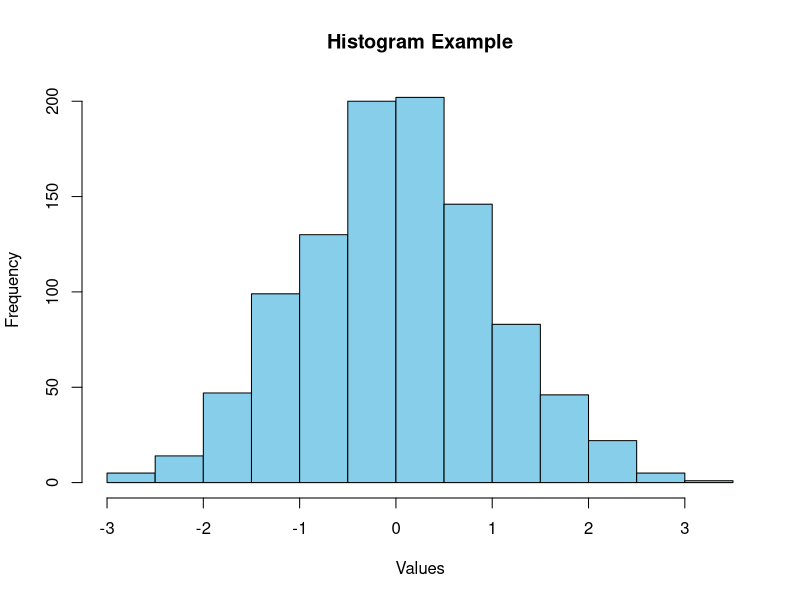
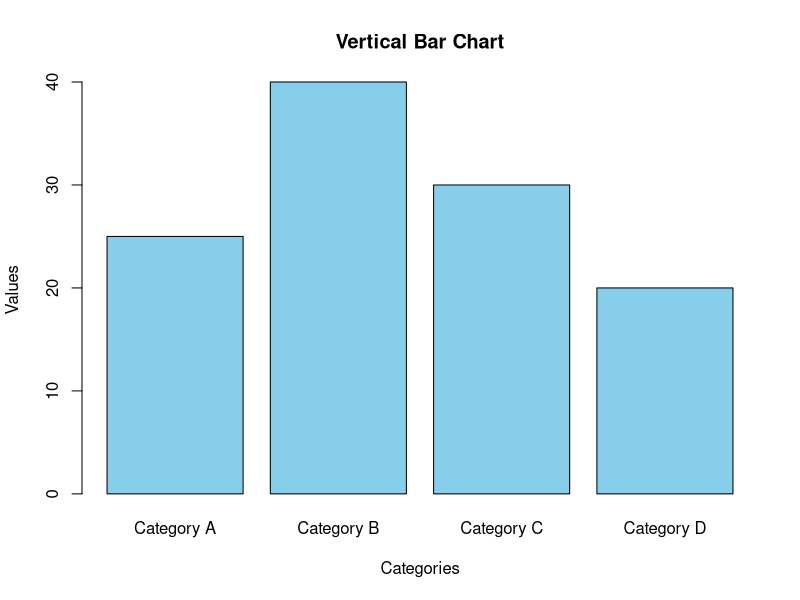
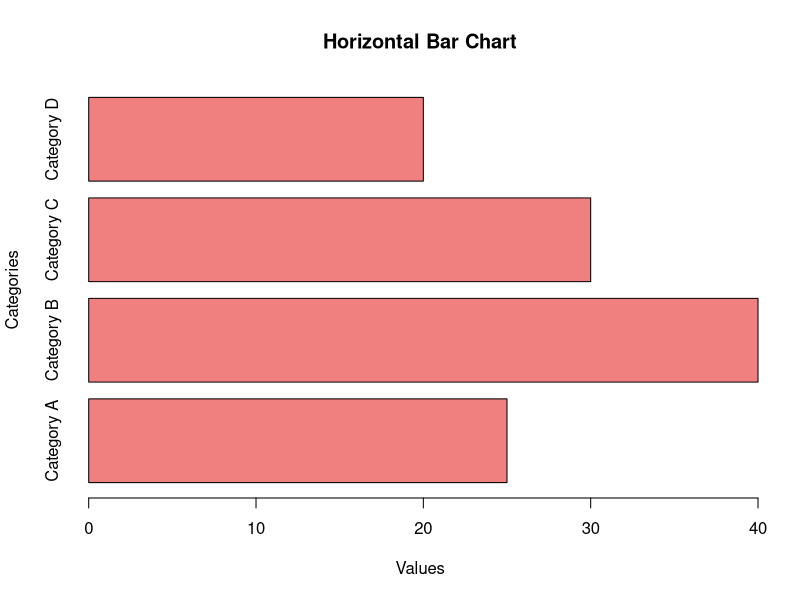
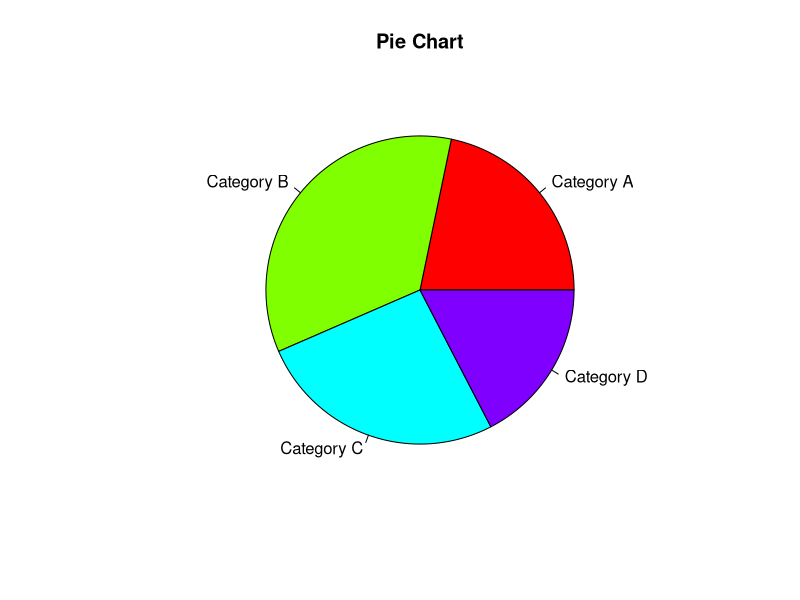
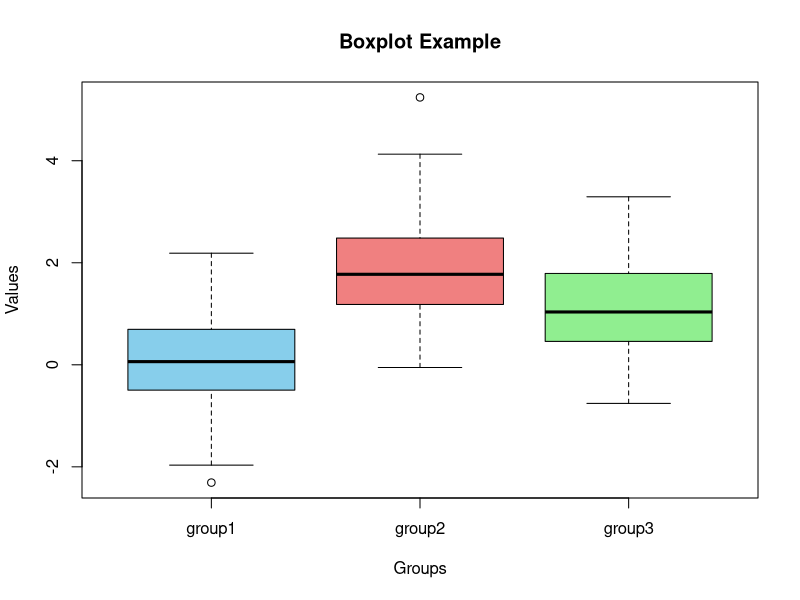
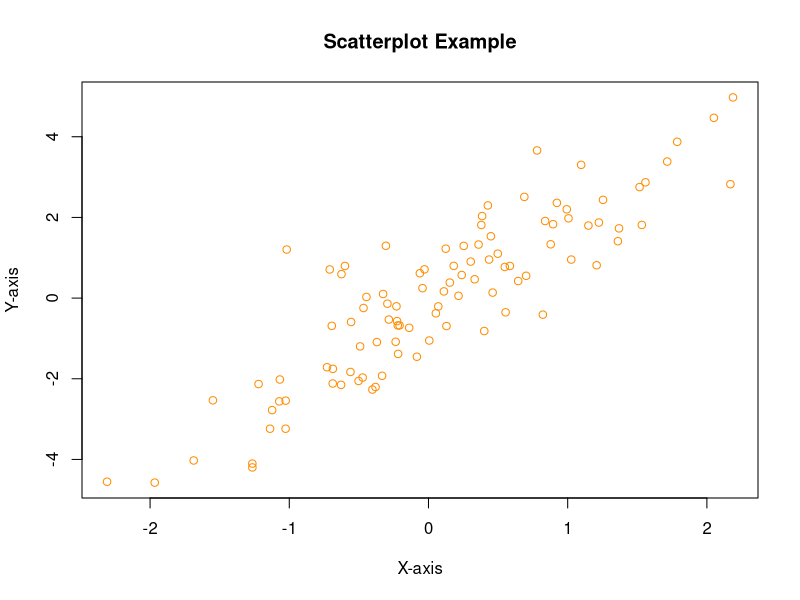
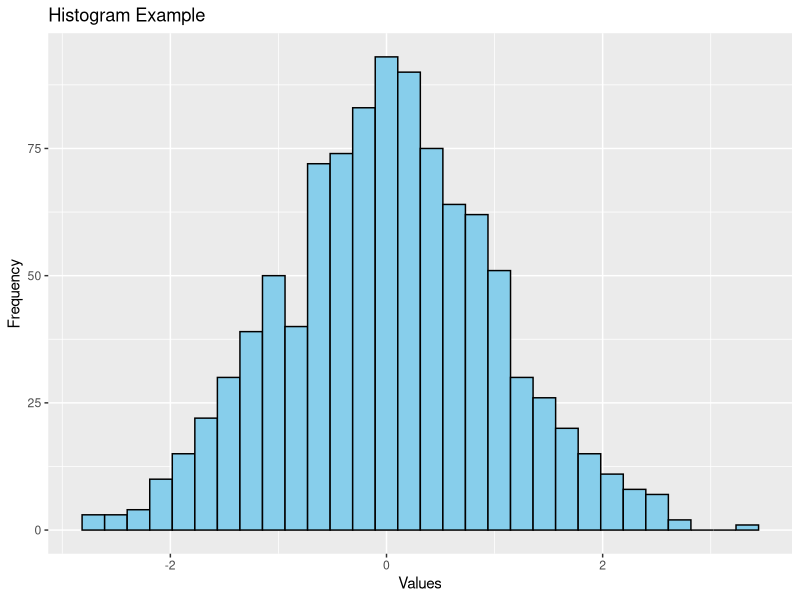
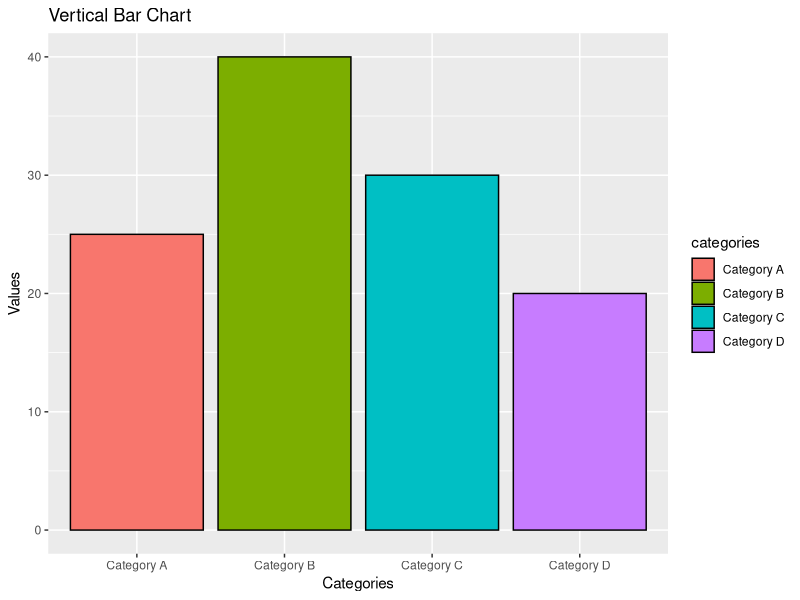

Source code (R) for these figures, in order:
## ---- chunk 1
# Generate a random dataset
set.seed(123)
data <- rnorm(1000)

# Create a histogram
hist(data, col = "skyblue", main = "Histogram Example", xlab = "Values", ylab = "Frequency")
## ---- chunk 2
# Generate a sample dataset
categories <- c("Category A", "Category B", "Category C", "Category D")
values <- c(25, 40, 30, 20)

# Create a vertical bar chart
barplot(values, names.arg = categories, col = "skyblue", main = "Vertical Bar Chart", xlab = "Categories", ylab = "Values")

# Create a horizontal bar chart
barplot(values, names.arg = categories, col = "lightcoral", horiz = TRUE, main = "Horizontal Bar Chart", xlab = "Values", ylab = "Categories")
## ---- chunk 3
# Generate a sample dataset
categories <- c("Category A", "Category B", "Category C", "Category D")
values <- c(25, 40, 30, 20)

# Create a pie chart
pie(values, labels = categories, col = rainbow(length(categories)), main = "Pie Chart")
## ---- chunk 4
# Generate a sample dataset (replace this with your own data)
set.seed(123)
data <- list(group1 = rnorm(100, mean = 0, sd = 1),
             group2 = rnorm(100, mean = 2, sd = 1),
             group3 = rnorm(100, mean = 1, sd = 1))

# Create a boxplot
boxplot(data, col = c("skyblue", "lightcoral", "lightgreen"), main = "Boxplot Example", xlab = "Groups", ylab = "Values")
## ---- chunk 5
# Generate a sample dataset (replace this with your own data)
set.seed(123)
x <- rnorm(100)
y <- 2*x + rnorm(100)

# Create a scatterplot
plot(x, y, col = "darkorange", main = "Scatterplot Example", xlab = "X-axis", ylab = "Y-axis")

## ---- chunk 6
# Load the ggplot2 package
library(ggplot2)

# Generate a random dataset (replace this with your own data)
set.seed(123)
data <- rnorm(1000)

# Create a histogram using ggplot2
ggplot(data.frame(x = data), aes(x)) +
  geom_histogram(fill = "skyblue", color = "black", bins = 30) +
  ggtitle("Histogram Example") +
  xlab("Values") +
  ylab("Frequency")
## ---- chunk 7
# Generate a sample dataset (replace this with your own data)
categories <- c("Category A", "Category B", "Category C", "Category D")
values <- c(25, 40, 30, 20)
data <- data.frame(categories, values)

# Create a vertical bar chart using ggplot2
ggplot(data, aes(x = categories, y = values, fill = categories)) +
  geom_bar(stat = "identity", color = "black") +
  ggtitle("Vertical Bar Chart") +
  xlab("Categories") +
  ylab("Values")
## ---- chunk 8
# Create a horizontal bar chart using ggplot2
ggplot(data, aes(x = categories, y = values, fill = categories)) +
  geom_col() +
  ggtitle("Horizontal Bar Chart") +
  xlab("Categories") +
  ylab("Values") +
  coord_flip()  # Flipping coordinates for a horizontal chart
## ---- chunk 9
# Create a pie chart using ggplot2
ggplot(data, aes(x = "", y = values, fill = categories)) +
  geom_bar(stat = "identity", width = 1, color = "white") +
  ggtitle("Pie Chart") +
  coord_polar("y")
## ---- chunk 10
# Generate a sample dataset (replace this with your own data)
set.seed(123)
data <- data.frame(
  group = rep(c("Group 1", "Group 2", "Group 3"), each = 100),
  values = c(rnorm(100, mean = 0, sd = 1), rnorm(100, mean = 2, sd = 1), rnorm(100, mean = 1, sd = 1))
)

# Create a boxplot using ggplot2
ggplot(data, aes(x = group, y = values, fill = group)) +
  geom_boxplot() +
  ggtitle("Boxplot Example") +
  xlab("Groups") +
  ylab("Values")
## ---- chunk 11
# Generate a sample dataset (replace this with your own data)
set.seed(123)
data <- data.frame(
  x = rnorm(100),
  y = 2 * rnorm(100) + rnorm(100)
)

# Create a scatterplot using ggplot2
ggplot(data, aes(x = x, y = y)) +
  geom_point(color = "darkorange") +
  ggtitle("Scatterplot Example") +
  xlab("X-axis") +
  ylab("Y-axis")
